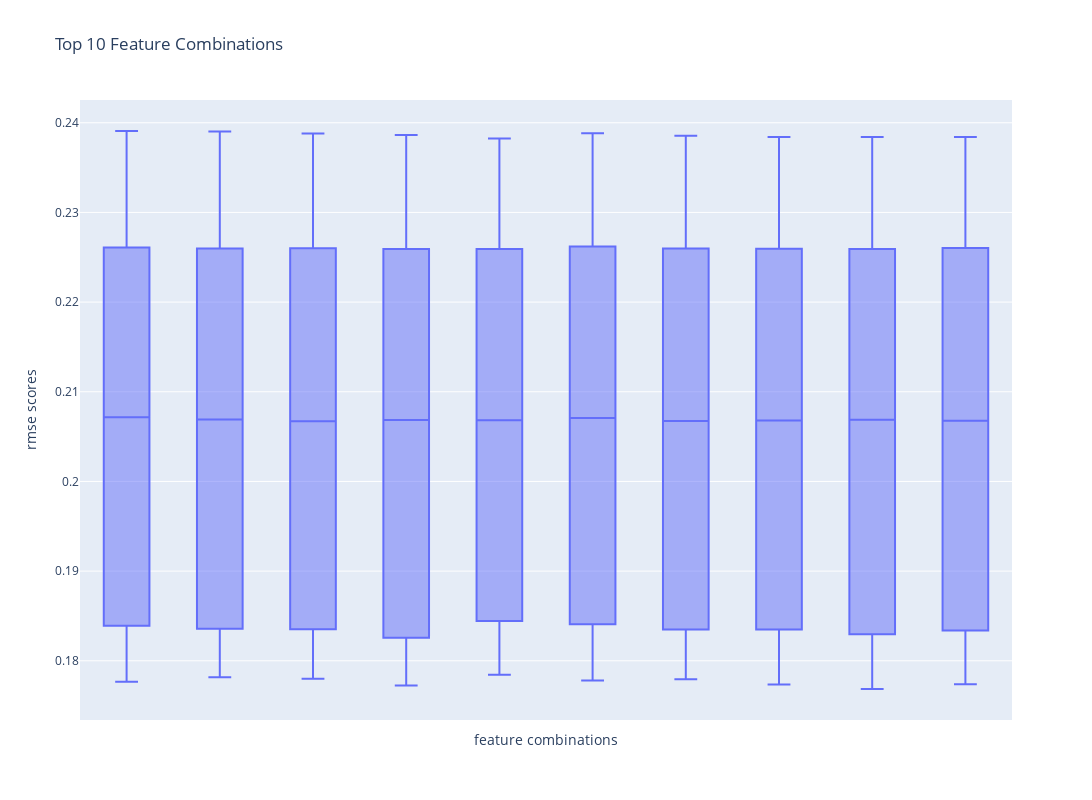

The cell this chart's notebook holds for it:
### Markdown cell above
### Visualization

### Code cell
pio.renderers.default = 'plotly_mimetype'
x = df_agg_metrics.sort_values(by='mean_rmse')['features'].head(10)

fig = px.box(df_metrics[df_metrics['features'].isin(x)], x='features',
             y='rmse_scores', title='RMSE Boxplot of Top 10 Feature Combinations')
fig.update_layout(height=800, width=1100,
                  title_text="Top 10 Feature Combinations",
                  xaxis_title="feature combinations", yaxis_title="rmse scores")
fig.update_xaxes(showticklabels=False)
fig.show()

### Figure 1 — Plotly figure (JSON) as saved in the notebook; plotly's stock layout.template omitted (floating-point values rounded to 4 significant figures; data arrays with more than 128 entries replaced by an {"elided": "..."} marker saying what was removed)
{"data": [{"alignmentgroup": "True", "hovertemplate": "features=%{x}<br>rmse_scores=%{y}<extra></extra>", "legendgroup": "", "marker": {"color": "#636efa"}, "name": "", "notched": false, "offsetgroup": "", "orientation": "v", "showlegend": false, "type": "box", "x": {"elided": "200 str values"}, "x0": " ", "xaxis": "x", "y": {"elided": "200 float values"}, "y0": " ", "yaxis": "y"}], "layout": {"boxmode": "group", "height": 800, "legend": {"tracegroupgap": 0}, "title": {"text": "Top 10 Feature Combinations"}, "width": 1100, "xaxis": {"anchor": "y", "autorange": true, "domain": [0, 1], "range": [-0.5, 9.5], "showticklabels": false, "title": {"text": "feature combinations"}, "type": "category"}, "yaxis": {"anchor": "x", "autorange": true, "domain": [0, 1], "range": [0.1734, 0.2425], "title": {"text": "rmse scores"}, "type": "linear"}}}
